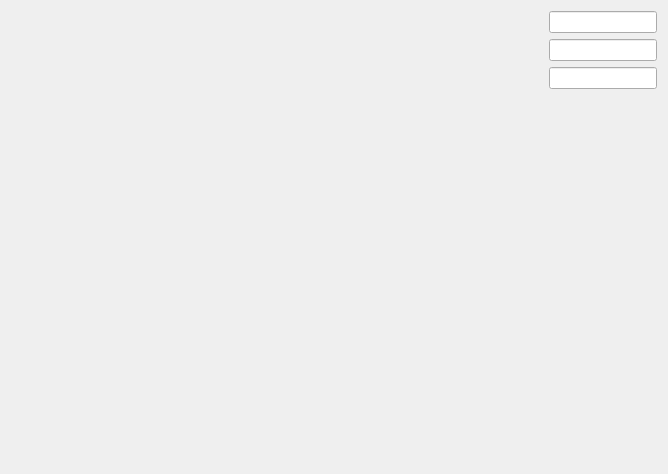
<?xml version="1.0" encoding="UTF-8"?>
<ui version="4.0">
 <class>mapper2d_qtClass</class>
 <widget class="QWidget" name="mapper2d_qtClass">
  <property name="geometry">
   <rect>
    <x>0</x>
    <y>0</y>
    <width>668</width>
    <height>474</height>
   </rect>
  </property>
  <property name="windowTitle">
   <string>mapper2d</string>
  </property>
  <layout class="QHBoxLayout" name="horizontalLayout_2">
   <item>
    <layout class="QHBoxLayout" name="horizontalLayout" stretch="1,0">
     <item>
      <layout class="QVBoxLayout" name="mapLayout"/>
     </item>
     <item>
      <layout class="QVBoxLayout" name="verticalLayout">
       <item>
        <widget class="QLineEdit" name="lineEdit_2"/>
       </item>
       <item>
        <widget class="QLineEdit" name="lineEdit_3"/>
       </item>
       <item>
        <widget class="QLineEdit" name="lineEdit"/>
       </item>
       <item>
        <spacer name="verticalSpacer">
         <property name="orientation">
          <enum>Qt::Vertical</enum>
         </property>
         <property name="sizeHint" stdset="0">
          <size>
           <width>20</width>
           <height>40</height>
          </size>
         </property>
        </spacer>
       </item>
      </layout>
     </item>
    </layout>
   </item>
  </layout>
 </widget>
 <layoutdefault spacing="6" margin="11"/>
 <resources>
  <include location="mapping2d_qt.qrc"/>
 </resources>
 <connections/>
</ui>
